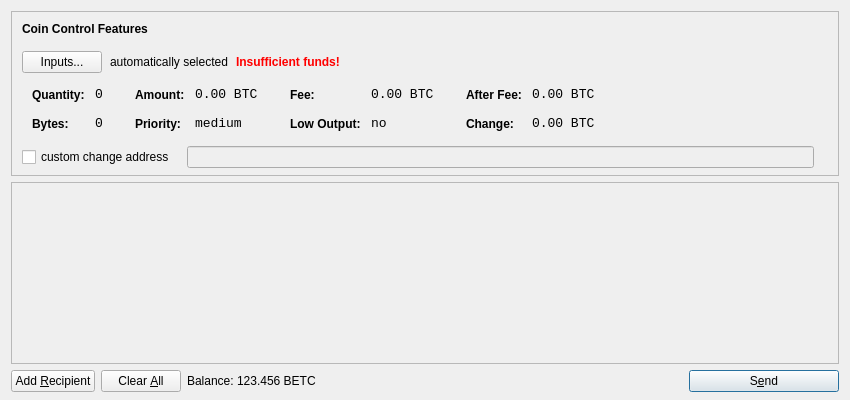
<?xml version="1.0" encoding="UTF-8"?>
<ui version="4.0">
 <class>SendCoinsDialog</class>
 <widget class="QDialog" name="SendCoinsDialog">
  <property name="geometry">
   <rect>
    <x>0</x>
    <y>0</y>
    <width>850</width>
    <height>400</height>
   </rect>
  </property>
  <property name="windowTitle">
   <string>Send Coins</string>
  </property>
  <layout class="QVBoxLayout" name="verticalLayout" stretch="0,1,0">
   <property name="bottomMargin">
    <number>8</number>
   </property>
   <item>
    <widget class="QFrame" name="frameCoinControl">
     <property name="sizePolicy">
      <sizepolicy hsizetype="Expanding" vsizetype="Expanding">
       <horstretch>0</horstretch>
       <verstretch>0</verstretch>
      </sizepolicy>
     </property>
     <property name="maximumSize">
      <size>
       <width>16777215</width>
       <height>16777215</height>
      </size>
     </property>
     <property name="frameShape">
      <enum>QFrame::StyledPanel</enum>
     </property>
     <property name="frameShadow">
      <enum>QFrame::Sunken</enum>
     </property>
     <layout class="QVBoxLayout" name="verticalLayoutCoinControl2">
      <property name="spacing">
       <number>-1</number>
      </property>
      <property name="leftMargin">
       <number>0</number>
      </property>
      <property name="topMargin">
       <number>0</number>
      </property>
      <property name="rightMargin">
       <number>0</number>
      </property>
      <property name="bottomMargin">
       <number>6</number>
      </property>
      <item>
       <layout class="QVBoxLayout" name="verticalLayoutCoinControl" stretch="0,0,0,0,1">
        <property name="spacing">
         <number>0</number>
        </property>
        <property name="leftMargin">
         <number>10</number>
        </property>
        <property name="topMargin">
         <number>10</number>
        </property>
        <item>
         <layout class="QHBoxLayout" name="horizontalLayoutCoinControl1">
          <property name="bottomMargin">
           <number>15</number>
          </property>
          <item>
           <widget class="QLabel" name="labelCoinControlFeatures">
            <property name="sizePolicy">
             <sizepolicy hsizetype="Preferred" vsizetype="Maximum">
              <horstretch>0</horstretch>
              <verstretch>0</verstretch>
             </sizepolicy>
            </property>
            <property name="font">
             <font>
              <weight>75</weight>
              <bold>true</bold>
             </font>
            </property>
            <property name="styleSheet">
             <string notr="true">font-weight:bold;</string>
            </property>
            <property name="text">
             <string>Coin Control Features</string>
            </property>
           </widget>
          </item>
         </layout>
        </item>
        <item>
         <layout class="QHBoxLayout" name="horizontalLayoutCoinControl2" stretch="0,0,0,0">
          <property name="spacing">
           <number>8</number>
          </property>
          <property name="bottomMargin">
           <number>10</number>
          </property>
          <item>
           <widget class="QPushButton" name="pushButtonCoinControl">
            <property name="styleSheet">
             <string notr="true"/>
            </property>
            <property name="text">
             <string>Inputs...</string>
            </property>
           </widget>
          </item>
          <item>
           <widget class="QLabel" name="labelCoinControlAutomaticallySelected">
            <property name="text">
             <string>automatically selected</string>
            </property>
            <property name="margin">
             <number>5</number>
            </property>
           </widget>
          </item>
          <item>
           <widget class="QLabel" name="labelCoinControlInsuffFunds">
            <property name="font">
             <font>
              <weight>75</weight>
              <bold>true</bold>
             </font>
            </property>
            <property name="styleSheet">
             <string notr="true">color:red;font-weight:bold;</string>
            </property>
            <property name="text">
             <string>Insufficient funds!</string>
            </property>
            <property name="margin">
             <number>5</number>
            </property>
           </widget>
          </item>
          <item>
           <spacer name="horizontalSpacerCoinControl">
            <property name="orientation">
             <enum>Qt::Horizontal</enum>
            </property>
            <property name="sizeHint" stdset="0">
             <size>
              <width>40</width>
              <height>1</height>
             </size>
            </property>
           </spacer>
          </item>
         </layout>
        </item>
        <item>
         <widget class="QWidget" name="widgetCoinControl" native="true">
          <property name="sizePolicy">
           <sizepolicy hsizetype="Preferred" vsizetype="Preferred">
            <horstretch>0</horstretch>
            <verstretch>0</verstretch>
           </sizepolicy>
          </property>
          <property name="minimumSize">
           <size>
            <width>0</width>
            <height>0</height>
           </size>
          </property>
          <property name="styleSheet">
           <string notr="true"/>
          </property>
          <layout class="QHBoxLayout" name="horizontalLayoutCoinControl5">
           <property name="margin">
            <number>0</number>
           </property>
           <item>
            <layout class="QHBoxLayout" name="horizontalLayoutCoinControl3" stretch="0,0,0,1">
             <property name="spacing">
              <number>20</number>
             </property>
             <property name="topMargin">
              <number>0</number>
             </property>
             <property name="bottomMargin">
              <number>10</number>
             </property>
             <item>
              <layout class="QFormLayout" name="formLayoutCoinControl1">
               <property name="horizontalSpacing">
                <number>10</number>
               </property>
               <property name="verticalSpacing">
                <number>14</number>
               </property>
               <property name="leftMargin">
                <number>10</number>
               </property>
               <property name="topMargin">
                <number>4</number>
               </property>
               <property name="rightMargin">
                <number>6</number>
               </property>
               <item row="0" column="0">
                <widget class="QLabel" name="labelCoinControlQuantityText">
                 <property name="styleSheet">
                  <string notr="true">font-weight:bold;</string>
                 </property>
                 <property name="text">
                  <string>Quantity:</string>
                 </property>
                 <property name="margin">
                  <number>0</number>
                 </property>
                </widget>
               </item>
               <item row="0" column="1">
                <widget class="QLabel" name="labelCoinControlQuantity">
                 <property name="font">
                  <font>
                   <family>Monospace</family>
                   <pointsize>10</pointsize>
                  </font>
                 </property>
                 <property name="cursor">
                  <cursorShape>IBeamCursor</cursorShape>
                 </property>
                 <property name="contextMenuPolicy">
                  <enum>Qt::ActionsContextMenu</enum>
                 </property>
                 <property name="text">
                  <string notr="true">0</string>
                 </property>
                 <property name="margin">
                  <number>0</number>
                 </property>
                 <property name="textInteractionFlags">
                  <set>Qt::LinksAccessibleByMouse|Qt::TextSelectableByKeyboard|Qt::TextSelectableByMouse</set>
                 </property>
                </widget>
               </item>
               <item row="1" column="0">
                <widget class="QLabel" name="labelCoinControlBytesText">
                 <property name="styleSheet">
                  <string notr="true">font-weight:bold;</string>
                 </property>
                 <property name="text">
                  <string>Bytes:</string>
                 </property>
                </widget>
               </item>
               <item row="1" column="1">
                <widget class="QLabel" name="labelCoinControlBytes">
                 <property name="font">
                  <font>
                   <family>Monospace</family>
                   <pointsize>10</pointsize>
                  </font>
                 </property>
                 <property name="cursor">
                  <cursorShape>IBeamCursor</cursorShape>
                 </property>
                 <property name="contextMenuPolicy">
                  <enum>Qt::ActionsContextMenu</enum>
                 </property>
                 <property name="text">
                  <string notr="true">0</string>
                 </property>
                 <property name="textInteractionFlags">
                  <set>Qt::LinksAccessibleByMouse|Qt::TextSelectableByKeyboard|Qt::TextSelectableByMouse</set>
                 </property>
                </widget>
               </item>
              </layout>
             </item>
             <item>
              <layout class="QFormLayout" name="formLayoutCoinControl2">
               <property name="horizontalSpacing">
                <number>10</number>
               </property>
               <property name="verticalSpacing">
                <number>14</number>
               </property>
               <property name="leftMargin">
                <number>6</number>
               </property>
               <property name="topMargin">
                <number>4</number>
               </property>
               <property name="rightMargin">
                <number>6</number>
               </property>
               <item row="0" column="0">
                <widget class="QLabel" name="labelCoinControlAmountText">
                 <property name="styleSheet">
                  <string notr="true">font-weight:bold;</string>
                 </property>
                 <property name="text">
                  <string>Amount:</string>
                 </property>
                 <property name="margin">
                  <number>0</number>
                 </property>
                </widget>
               </item>
               <item row="0" column="1">
                <widget class="QLabel" name="labelCoinControlAmount">
                 <property name="font">
                  <font>
                   <family>Monospace</family>
                   <pointsize>10</pointsize>
                  </font>
                 </property>
                 <property name="cursor">
                  <cursorShape>IBeamCursor</cursorShape>
                 </property>
                 <property name="contextMenuPolicy">
                  <enum>Qt::ActionsContextMenu</enum>
                 </property>
                 <property name="text">
                  <string notr="true">0.00 BTC</string>
                 </property>
                 <property name="textInteractionFlags">
                  <set>Qt::LinksAccessibleByMouse|Qt::TextSelectableByKeyboard|Qt::TextSelectableByMouse</set>
                 </property>
                </widget>
               </item>
               <item row="1" column="0">
                <widget class="QLabel" name="labelCoinControlPriorityText">
                 <property name="styleSheet">
                  <string notr="true">font-weight:bold;</string>
                 </property>
                 <property name="text">
                  <string>Priority:</string>
                 </property>
                </widget>
               </item>
               <item row="1" column="1">
                <widget class="QLabel" name="labelCoinControlPriority">
                 <property name="font">
                  <font>
                   <family>Monospace</family>
                   <pointsize>10</pointsize>
                  </font>
                 </property>
                 <property name="cursor">
                  <cursorShape>IBeamCursor</cursorShape>
                 </property>
                 <property name="contextMenuPolicy">
                  <enum>Qt::ActionsContextMenu</enum>
                 </property>
                 <property name="text">
                  <string>medium</string>
                 </property>
                 <property name="textInteractionFlags">
                  <set>Qt::LinksAccessibleByMouse|Qt::TextSelectableByKeyboard|Qt::TextSelectableByMouse</set>
                 </property>
                </widget>
               </item>
              </layout>
             </item>
             <item>
              <layout class="QFormLayout" name="formLayoutCoinControl3">
               <property name="horizontalSpacing">
                <number>10</number>
               </property>
               <property name="verticalSpacing">
                <number>14</number>
               </property>
               <property name="leftMargin">
                <number>6</number>
               </property>
               <property name="topMargin">
                <number>4</number>
               </property>
               <property name="rightMargin">
                <number>6</number>
               </property>
               <item row="0" column="0">
                <widget class="QLabel" name="labelCoinControlFeeText">
                 <property name="styleSheet">
                  <string notr="true">font-weight:bold;</string>
                 </property>
                 <property name="text">
                  <string>Fee:</string>
                 </property>
                 <property name="margin">
                  <number>0</number>
                 </property>
                </widget>
               </item>
               <item row="0" column="1">
                <widget class="QLabel" name="labelCoinControlFee">
                 <property name="font">
                  <font>
                   <family>Monospace</family>
                   <pointsize>10</pointsize>
                  </font>
                 </property>
                 <property name="cursor">
                  <cursorShape>IBeamCursor</cursorShape>
                 </property>
                 <property name="contextMenuPolicy">
                  <enum>Qt::ActionsContextMenu</enum>
                 </property>
                 <property name="text">
                  <string notr="true">0.00 BTC</string>
                 </property>
                 <property name="textInteractionFlags">
                  <set>Qt::LinksAccessibleByMouse|Qt::TextSelectableByKeyboard|Qt::TextSelectableByMouse</set>
                 </property>
                </widget>
               </item>
               <item row="1" column="0">
                <widget class="QLabel" name="labelCoinControlLowOutputText">
                 <property name="styleSheet">
                  <string notr="true">font-weight:bold;</string>
                 </property>
                 <property name="text">
                  <string>Low Output:</string>
                 </property>
                </widget>
               </item>
               <item row="1" column="1">
                <widget class="QLabel" name="labelCoinControlLowOutput">
                 <property name="font">
                  <font>
                   <family>Monospace</family>
                   <pointsize>10</pointsize>
                  </font>
                 </property>
                 <property name="cursor">
                  <cursorShape>IBeamCursor</cursorShape>
                 </property>
                 <property name="contextMenuPolicy">
                  <enum>Qt::ActionsContextMenu</enum>
                 </property>
                 <property name="text">
                  <string>no</string>
                 </property>
                 <property name="textInteractionFlags">
                  <set>Qt::LinksAccessibleByMouse|Qt::TextSelectableByKeyboard|Qt::TextSelectableByMouse</set>
                 </property>
                </widget>
               </item>
              </layout>
             </item>
             <item>
              <layout class="QFormLayout" name="formLayoutCoinControl4">
               <property name="horizontalSpacing">
                <number>10</number>
               </property>
               <property name="verticalSpacing">
                <number>14</number>
               </property>
               <property name="leftMargin">
                <number>6</number>
               </property>
               <property name="topMargin">
                <number>4</number>
               </property>
               <property name="rightMargin">
                <number>6</number>
               </property>
               <item row="0" column="0">
                <widget class="QLabel" name="labelCoinControlAfterFeeText">
                 <property name="styleSheet">
                  <string notr="true">font-weight:bold;</string>
                 </property>
                 <property name="text">
                  <string>After Fee:</string>
                 </property>
                 <property name="margin">
                  <number>0</number>
                 </property>
                </widget>
               </item>
               <item row="0" column="1">
                <widget class="QLabel" name="labelCoinControlAfterFee">
                 <property name="font">
                  <font>
                   <family>Monospace</family>
                   <pointsize>10</pointsize>
                  </font>
                 </property>
                 <property name="cursor">
                  <cursorShape>IBeamCursor</cursorShape>
                 </property>
                 <property name="contextMenuPolicy">
                  <enum>Qt::ActionsContextMenu</enum>
                 </property>
                 <property name="text">
                  <string notr="true">0.00 BTC</string>
                 </property>
                 <property name="textInteractionFlags">
                  <set>Qt::LinksAccessibleByMouse|Qt::TextSelectableByKeyboard|Qt::TextSelectableByMouse</set>
                 </property>
                </widget>
               </item>
               <item row="1" column="0">
                <widget class="QLabel" name="labelCoinControlChangeText">
                 <property name="styleSheet">
                  <string notr="true">font-weight:bold;</string>
                 </property>
                 <property name="text">
                  <string>Change:</string>
                 </property>
                </widget>
               </item>
               <item row="1" column="1">
                <widget class="QLabel" name="labelCoinControlChange">
                 <property name="font">
                  <font>
                   <family>Monospace</family>
                   <pointsize>10</pointsize>
                  </font>
                 </property>
                 <property name="cursor">
                  <cursorShape>IBeamCursor</cursorShape>
                 </property>
                 <property name="contextMenuPolicy">
                  <enum>Qt::ActionsContextMenu</enum>
                 </property>
                 <property name="text">
                  <string notr="true">0.00 BTC</string>
                 </property>
                 <property name="textInteractionFlags">
                  <set>Qt::LinksAccessibleByMouse|Qt::TextSelectableByKeyboard|Qt::TextSelectableByMouse</set>
                 </property>
                </widget>
               </item>
              </layout>
             </item>
            </layout>
           </item>
          </layout>
         </widget>
        </item>
        <item>
         <layout class="QHBoxLayout" name="horizontalLayoutCoinControl4" stretch="0,0,0">
          <property name="spacing">
           <number>12</number>
          </property>
          <property name="sizeConstraint">
           <enum>QLayout::SetDefaultConstraint</enum>
          </property>
          <property name="topMargin">
           <number>5</number>
          </property>
          <property name="rightMargin">
           <number>5</number>
          </property>
          <item>
           <widget class="QCheckBox" name="checkBoxCoinControlChange">
            <property name="text">
             <string>custom change address</string>
            </property>
           </widget>
          </item>
          <item>
           <widget class="QLineEdit" name="lineEditCoinControlChange">
            <property name="enabled">
             <bool>false</bool>
            </property>
            <property name="sizePolicy">
             <sizepolicy hsizetype="Expanding" vsizetype="Fixed">
              <horstretch>0</horstretch>
              <verstretch>0</verstretch>
             </sizepolicy>
            </property>
           </widget>
          </item>
          <item>
           <widget class="QLabel" name="labelCoinControlChangeLabel">
            <property name="sizePolicy">
             <sizepolicy hsizetype="Preferred" vsizetype="Expanding">
              <horstretch>0</horstretch>
              <verstretch>0</verstretch>
             </sizepolicy>
            </property>
            <property name="minimumSize">
             <size>
              <width>0</width>
              <height>0</height>
             </size>
            </property>
            <property name="text">
             <string/>
            </property>
            <property name="margin">
             <number>3</number>
            </property>
           </widget>
          </item>
         </layout>
        </item>
        <item>
         <spacer name="verticalSpacerCoinControl">
          <property name="orientation">
           <enum>Qt::Vertical</enum>
          </property>
          <property name="sizeHint" stdset="0">
           <size>
            <width>800</width>
            <height>1</height>
           </size>
          </property>
         </spacer>
        </item>
       </layout>
      </item>
     </layout>
    </widget>
   </item>
   <item>
    <widget class="QScrollArea" name="scrollArea">
     <property name="widgetResizable">
      <bool>true</bool>
     </property>
     <widget class="QWidget" name="scrollAreaWidgetContents">
      <property name="geometry">
       <rect>
        <x>0</x>
        <y>0</y>
        <width>830</width>
        <height>165</height>
       </rect>
      </property>
      <layout class="QVBoxLayout" name="verticalLayout_2">
       <property name="margin">
        <number>0</number>
       </property>
       <item>
        <layout class="QVBoxLayout" name="entries">
         <property name="spacing">
          <number>6</number>
         </property>
        </layout>
       </item>
       <item>
        <spacer name="verticalSpacer">
         <property name="orientation">
          <enum>Qt::Vertical</enum>
         </property>
         <property name="sizeHint" stdset="0">
          <size>
           <width>20</width>
           <height>40</height>
          </size>
         </property>
        </spacer>
       </item>
      </layout>
     </widget>
    </widget>
   </item>
   <item>
    <layout class="QHBoxLayout" name="horizontalLayout">
     <item>
      <widget class="QPushButton" name="addButton">
       <property name="toolTip">
        <string>Send to multiple recipients at once</string>
       </property>
       <property name="text">
        <string>Add &amp;Recipient</string>
       </property>
       <property name="icon">
        <iconset resource="../bitcoin.qrc">
         <normaloff>:/icons/add</normaloff>:/icons/add</iconset>
       </property>
       <property name="autoDefault">
        <bool>false</bool>
       </property>
      </widget>
     </item>
     <item>
      <widget class="QPushButton" name="clearButton">
       <property name="sizePolicy">
        <sizepolicy hsizetype="Minimum" vsizetype="Fixed">
         <horstretch>0</horstretch>
         <verstretch>0</verstretch>
        </sizepolicy>
       </property>
       <property name="toolTip">
        <string>Remove all transaction fields</string>
       </property>
       <property name="text">
        <string>Clear &amp;All</string>
       </property>
       <property name="icon">
        <iconset resource="../bitcoin.qrc">
         <normaloff>:/icons/remove</normaloff>:/icons/remove</iconset>
       </property>
       <property name="autoRepeatDelay">
        <number>300</number>
       </property>
       <property name="autoDefault">
        <bool>false</bool>
       </property>
      </widget>
     </item>
     <item>
      <layout class="QHBoxLayout" name="horizontalLayout_2">
       <property name="spacing">
        <number>3</number>
       </property>
       <item>
        <widget class="QLabel" name="label">
         <property name="text">
          <string>Balance:</string>
         </property>
        </widget>
       </item>
       <item>
        <widget class="QLabel" name="labelBalance">
         <property name="cursor">
          <cursorShape>IBeamCursor</cursorShape>
         </property>
         <property name="text">
          <string>123.456 BETC</string>
         </property>
         <property name="textInteractionFlags">
          <set>Qt::LinksAccessibleByMouse|Qt::TextSelectableByKeyboard|Qt::TextSelectableByMouse</set>
         </property>
        </widget>
       </item>
      </layout>
     </item>
     <item>
      <spacer name="horizontalSpacer">
       <property name="orientation">
        <enum>Qt::Horizontal</enum>
       </property>
       <property name="sizeHint" stdset="0">
        <size>
         <width>40</width>
         <height>20</height>
        </size>
       </property>
      </spacer>
     </item>
     <item>
      <widget class="QPushButton" name="sendButton">
       <property name="minimumSize">
        <size>
         <width>150</width>
         <height>0</height>
        </size>
       </property>
       <property name="toolTip">
        <string>Confirm the send action</string>
       </property>
       <property name="text">
        <string>S&amp;end</string>
       </property>
       <property name="icon">
        <iconset resource="../bitcoin.qrc">
         <normaloff>:/icons/send</normaloff>:/icons/send</iconset>
       </property>
       <property name="default">
        <bool>true</bool>
       </property>
      </widget>
     </item>
    </layout>
   </item>
  </layout>
 </widget>
 <resources>
  <include location="../bitcoin.qrc"/>
 </resources>
 <connections/>
</ui>
